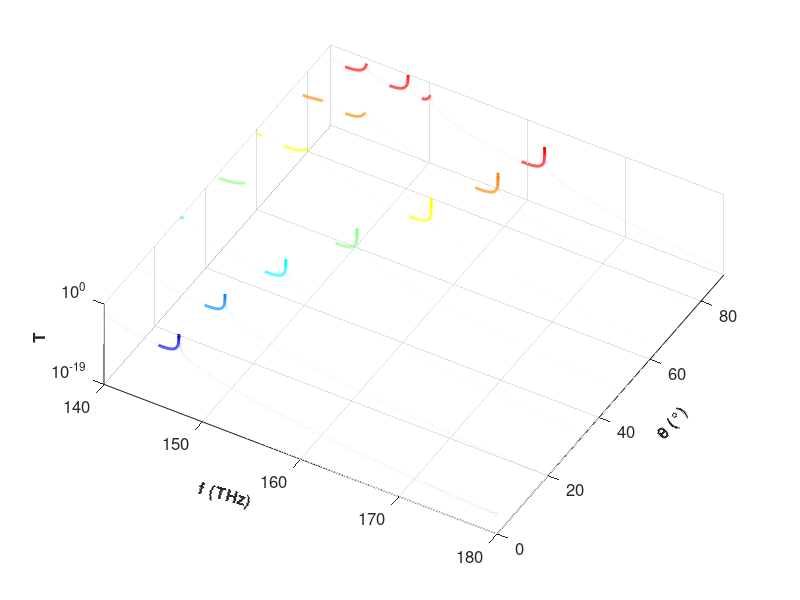

Source code (MATLAB):
%%%%%%%%%%%%%%%%%%%%%%%%%%%%%%%%%%%%%%%%%%%%%%%%%%%%%%%%%%%%%%%%%%%%%%%%%%%
% Filename:    Transmission_Scheme_1_Gap_1_TE.m
% Author:      Shakeel Ahmed
% Date:        July 10, 2025
% MATLAB:      R2020b or later
%
% Purpose:
%   Calculate and plot the electric-field distribution through a 1D Si/SiO2 stack
%   with a central defect layer, showing the localized interface mode.
% COMPUTE_EFIELD_INTERFACE  Compute E-field distribution for a defect interface mode in a 1D Topological photonic crystal.
%%%%%%%%%%%%%%%%%%%%%%%%%%%%%%%%%%%%%%%%%%%%%%%%%%%%%%%%%%%%%%%%%%%%%%%%%%%
clear;
clc;
c = 3e8;     
pi2 = 2*pi;
eps_in = 1^2;
miu_in = 1; 
n_in = sqrt(eps_in * miu_in);

eps_out = 1^2;
miu_out = 1; 
n_out = sqrt(eps_out * miu_out);

eps_a = 3.48^2;
miu_a = 1; 
na = sqrt(eps_a * miu_a);

eps_b = 1.45^2;
miu_b = 1; 
nb = sqrt(eps_b * miu_b);

eps_c = eps_a;
miu_c = 1; 
nc = sqrt(eps_c * miu_c);

eps_d = eps_b;
miu_d = 1; 
nd = sqrt(eps_d * miu_d);

eps_dd = 1.33^2;
miu_dd = 1;
ndd = sqrt(eps_dd * miu_dd);

ha = 110e-9;  
hb = 270e-9;   
hc = 0.5*ha;   
hd = 0.5*hb;   
hdd = 190e-9;   

f_start = 140e12;
f_end = 180e12;
num_freq = 10000;  
freq_THz = linspace(f_start/1e12, f_end/1e12, num_freq);
w_angular = 2*pi*freq_THz*1e12;  

angle_deg = [0, 15, 30, 45, 60, 75, 89];
angle_rad = angle_deg * pi/180; 
num_angles = length(angle_deg);

T_matrix = zeros(num_freq, num_angles);

for i_angle = 1:num_angles
    a = angle_rad(i_angle);

    for i_freq = 1:num_freq
        w = w_angular(i_freq);

        pa = sqrt(eps_a/miu_a) * sqrt(1 - sin(a)^2/(eps_a*miu_a));
        pb = sqrt(eps_b/miu_b) * sqrt(1 - sin(a)^2/(eps_b*miu_b));
        pc = sqrt(eps_c/miu_c) * sqrt(1 - sin(a)^2/(eps_c*miu_c));
        pd = sqrt(eps_d/miu_d) * sqrt(1 - sin(a)^2/(eps_d*miu_d));
        pdd = sqrt(eps_dd/miu_dd) * sqrt(1 - sin(a)^2/(eps_dd*miu_dd));

        % % % % Wave impedance (TM polarization)
        % pa = sqrt(miu_a/eps_a) * sqrt(1 - sin(a)^2/(eps_a*miu_a));
        % pb = sqrt(miu_b/eps_b) * sqrt(1 - sin(a)^2/(eps_b*miu_b));
        % pc = sqrt(miu_c/eps_c) * sqrt(1 - sin(a)^2/(eps_c*miu_c));
        % pd = sqrt(miu_d/eps_d) * sqrt(1 - sin(a)^2/(eps_d*miu_d));
        % pdd = sqrt(miu_dd/eps_dd) * sqrt(1 - sin(a)^2/(eps_dd*miu_dd));
        ka = (w/c) * sqrt(eps_a*miu_a) * sqrt(1 - sin(a)^2/(eps_a*miu_a));
        kb = (w/c) * sqrt(eps_b*miu_b) * sqrt(1 - sin(a)^2/(eps_b*miu_b));
        kc = (w/c) * sqrt(eps_c*miu_c) * sqrt(1 - sin(a)^2/(eps_c*miu_c));
        kd = (w/c) * sqrt(eps_d*miu_d) * sqrt(1 - sin(a)^2/(eps_d*miu_d));
        kdd = (w/c) * sqrt(eps_dd*miu_dd) * sqrt(1 - sin(a)^2/(eps_dd*miu_dd));

        ma = [cos(ka*ha), -1i/pa*sin(ka*ha); -1i*pa*sin(ka*ha), cos(ka*ha)];
        mb = [cos(kb*hb), -1i/pb*sin(kb*hb); -1i*pb*sin(kb*hb), cos(kb*hb)];
        mc = [cos(kc*hc), -1i/pc*sin(kc*hc); -1i*pc*sin(kc*hc), cos(kc*hc)];
        md = [cos(kd*hd), -1i/pd*sin(kd*hd); -1i*pd*sin(kd*hd), cos(kd*hd)];
        mdd = [cos(kdd*hdd), -1i/pdd*sin(kdd*hdd); -1i*pdd*sin(kdd*hdd), cos(kdd*hdd)];

        M = (md*ma*md)^10 *mdd* (mc*mb*mc)^10;

        t = 2*cos(a) / (M(1,1)*cos(a) + M(1,2) + (M(2,1) + M(2,2)*cos(a)));
        T = abs(t)^2;

        T_matrix(i_freq, i_angle) = T;
    end
end

%%
figure;
set(gca, 'FontSize', 12, 'FontWeight', 'normal');
set(gcf, 'Position', [100, 100, 350, 300]);
hold on;

colors = jet(num_angles);

T_dB = 10*log10(T_matrix); 
all_dB = T_dB(:);           
all_dB = all_dB(isfinite(all_dB));
min_dB = min(all_dB);
max_dB = max(all_dB);
zmin = floor(min_dB/10)*10;
zmax = ceil(max_dB/10)*10;
x = freq_THz;
for i = 1:num_angles
    y = angle_deg(i) * ones(size(freq_THz));
    z = 10*log10(T_matrix(:, i));
    
    plot3(x, y, z, 'LineWidth', 2, 'Color', colors(i, :));
end

xh = xlabel('f (THz)', 'Rotation', -15, 'FontSize', 12, 'FontWeight','bold');
yh = ylabel('\theta (°)', 'Rotation', 50, 'FontSize', 12, 'FontWeight','bold');
zlabel('T', 'FontSize', 12, 'FontWeight','bold');
grid on;

xlim([f_start/1e12, f_end/1e12]);
ylim([0 89]);
zlim([zmin, zmax]);
set(gca, 'ZTick', [zmin, zmax]); 

labels = arrayfun(@(v) sprintf('10^{%d}', v/10), [zmin, zmax], 'UniformOutput', false);
set(gca, 'ZTickLabel', labels);

view(30, 75);  